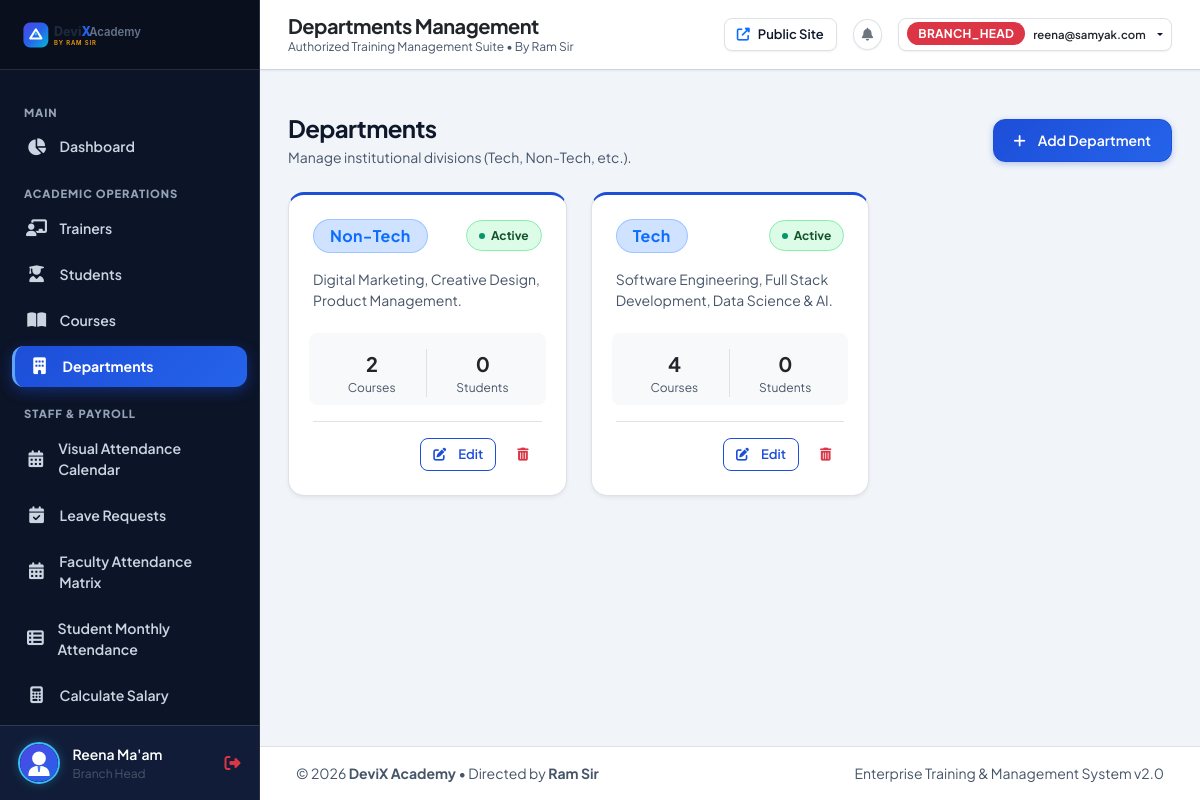
The app's page /branch-head/departments/ (signed in) with its own data.
### accounts/models.py (models this page shows, shortened)
class User(AbstractUser):
    class Role(models.TextChoices):
        BRANCH_HEAD = 'BRANCH_HEAD', 'Branch Head'
        TRAINER = 'TRAINER', 'Trainer'
        STUDENT = 'STUDENT', 'Student'
    role = models.CharField(
        max_length=20,
        choices=Role.choices,
        default=Role.STUDENT,
        help_text="Role defines the access level and dashboard view."
    )
    phone = models.CharField(
        max_length=20,
        blank=True,
        null=True,
        unique=True,
        help_text="Contact phone number."
    )
    must_change_password = models.BooleanField(
        default=False,
        help_text="If set, user will be prompted to change password on first login."
    )
    created_at = models.DateTimeField(auto_now_add=True)
    updated_at = models.DateTimeField(auto_now=True)
    class Meta:
        verbose_name = 'User'
        verbose_name_plural = 'Users'
        ordering = ['-date_joined']
    @property
    def is_branch_head(self):
        return self.role == self.Role.BRANCH_HEAD
    @property
    def is_trainer(self):
        return self.role == self.Role.TRAINER
    @property
    def is_student(self):
        return self.role == self.Role.STUDENT
    @property
    def display_name(self):
        if self.first_name or self.last_name:
            return f"{self.first_name} {self.last_name}".strip()
        return self.username

### academy/models.py (models this page shows, shortened)
class Department(models.Model):
    name = models.CharField(max_length=100, unique=True, help_text="e.g. Tech, Non-Tech")
    description = models.TextField(blank=True)
    is_active = models.BooleanField(default=True)
    created_at = models.DateTimeField(auto_now_add=True)
    class Meta:
        ordering = ['name']

### academy/views_branch_head.py (the view)
@branch_head_required
def department_list(request):
    departments = Department.objects.annotate(
        course_count=Count('courses'),
        student_count=Count('students')
    ).order_by('name')
    return render(request, 'branch_head/department_list.html', {'departments': departments})

### templates/branch_head/department_list.html (shortened to what this page needs)
{% extends 'base.html' %}
{% block page_title %}Departments Management{% endblock %}
{% block content %}
<div class="d-flex flex-wrap align-items-center justify-content-between gap-3 mb-4">
    <div>
        <h4 class="fw-bold mb-1">Departments</h4>
        <p class="text-muted small mb-0">Manage institutional divisions (Tech, Non-Tech, etc.).</p>
    </div>
    <a href="{% url 'branch_head:department_add' %}" class="btn btn-primary">
        <i class="fas fa-plus me-1"></i> Add Department
    </a>
</div>
<div class="row g-4">
    {% for dept in departments %}
        <div class="col-md-6 col-lg-4">
            <div class="card border h-100" style="border-top: 3px solid #1d4ed8 !important;">
                <div class="card-body p-4">
                    <div class="d-flex align-items-center justify-content-between mb-3">
                        <span class="badge bg-primary-subtle text-primary border border-primary border-opacity-25 px-3 py-2 fs-6">
                            {{ dept.name }}
                        </span>
                        {% if dept.is_active %}
                            <span class="badge-present">Active</span>
                        {% else %}
                            <span class="badge-absent">Inactive</span>
                        {% endif %}
                    </div>
                    <p class="text-muted small mb-4" style="min-height: 48px;">
                        {{ dept.description|default:"No description provided." }}
                    </p>
                    <div class="row g-2 text-center p-2 bg-light rounded-3 mb-3 small">
                        <div class="col-6 border-end">
                            <span class="fw-bold text-dark fs-5">{{ dept.course_count }}</span>
                            <div class="text-muted" style="font-size: 0.75rem;">Courses</div>
                        </div>
                        <div class="col-6">
                            <span class="fw-bold text-dark fs-5">{{ dept.student_count }}</span>
                            <div class="text-muted" style="font-size: 0.75rem;">Students</div>
                        </div>
                    </div>
                    <div class="d-flex justify-content-end gap-2 border-top pt-3">
                        <a href="{% url 'branch_head:department_edit' dept.pk %}" class="btn btn-outline-primary btn-sm">
                            <i class="fas fa-edit me-1"></i> Edit
                        </a>
                        <button type="button" class="btn btn-outline-danger btn-sm"
                            data-bs-toggle="modal"
                            data-bs-target="#deleteConfirmModal"
                            data-delete-url="{% url 'branch_head:department_delete' dept.pk %}"
                            data-item-name="{{ dept.name }}"
                            data-item-type="Department">
                            <i class="fas fa-trash-alt"></i>
                        </button>
                    </div>
                </div>
            </div>
        </div>
    {% empty %}
        <div class="col-12 text-center py-5 text-muted">No departments configured yet.</div>
    {% endfor %}
</div>
{% endblock %}

### templates/base.html (shortened to what this page needs)
{% load static %}
<!DOCTYPE html>
<html lang="en">
<head>
    <link href="https://cdn.jsdelivr.net/npm/bootstrap@5.3.3/dist/css/bootstrap.min.css" rel="stylesheet">
    <link rel="stylesheet" href="https://cdnjs.cloudflare.com/ajax/libs/font-awesome/6.5.2/css/all.min.css">
    <link rel="stylesheet" href="{% static 'css/style.css' %}">
</head>
<body>
    {% if user.is_authenticated and not is_public_page %}
    <div class="app-wrapper">
        <aside class="app-sidebar">
            <div class="sidebar-header">
                <a href="{% url 'accounts:role_redirect' %}" class="sidebar-brand">
                    <img src="{% static 'images/logo.svg' %}" alt="DeviX Logo" height="34">
                </a>
            </div>
            <div class="sidebar-menu">
                {% if user.is_branch_head %}
                    <div class="menu-category">Main</div>
                    <a href="{% url 'branch_head:dashboard' %}" class="nav-item-link {% if request.resolver_match.url_name == 'dashboard' %}active{% endif %}">
                        <i class="fas fa-chart-pie"></i>
                        <span>Dashboard</span>
                    </a>
                    <div class="menu-category">Academic Operations</div>
                    <a href="{% url 'branch_head:trainer_list' %}" class="nav-item-link {% if 'trainer' in request.resolver_match.url_name and 'report' not in request.resolver_match.url_name %}active{% endif %}">
                        <i class="fas fa-chalkboard-teacher"></i>
                        <span>Trainers</span>
                    </a>
                    <a href="{% url 'branch_head:student_list' %}" class="nav-item-link {% if 'student' in request.resolver_match.url_name %}active{% endif %}">
                        <i class="fas fa-user-graduate"></i>
                        <span>Students</span>
                    </a>
                    <a href="{% url 'branch_head:course_list' %}" class="nav-item-link {% if 'course' in request.resolver_match.url_name %}active{% endif %}">
                        <i class="fas fa-book-open"></i>
                        <span>Courses</span>
                    </a>
                    <a href="{% url 'branch_head:department_list' %}" class="nav-item-link {% if 'department' in request.resolver_match.url_name %}active{% endif %}">
                        <i class="fas fa-building"></i>
                        <span>Departments</span>
                    </a>
                    <div class="menu-category">Staff & Payroll</div>
                    <a href="{% url 'branch_head:attendance_calendar' %}" class="nav-item-link {% if 'attendance_calendar' in request.resolver_match.url_name %}active{% endif %}">
                        <i class="fas fa-calendar-days"></i>
                        <span>Visual Attendance Calendar</span>
                    </a>
                    <a href="{% url 'branch_head:leave_list' %}" class="nav-item-link {% if 'leave' in request.resolver_match.url_name %}active{% endif %}">
                        <i class="fas fa-calendar-check"></i>
                        <span>Leave Requests</span>
                    </a>
                    <a href="{% url 'branch_head:trainer_attendance_report' %}" class="nav-item-link {% if request.resolver_match.url_name == 'trainer_attendance_report' %}active{% endif %}">
                        <i class="fas fa-calendar-alt"></i>
                        <span>Faculty Attendance Matrix</span>
                    </a>
                    <a href="{% url 'branch_head:student_attendance_report' %}" class="nav-item-link {% if request.resolver_match.url_name == 'student_attendance_report' %}active{% endif %}">
                        <i class="fas fa-table-list"></i>
                        <span>Student Monthly Attendance</span>
                    </a>
                    <a href="{% url 'branch_head:salary_calculator' %}" class="nav-item-link {% if 'salary_calculator' in request.resolver_match.url_name %}active{% endif %}">
                        <i class="fas fa-calculator"></i>
                        <span>Calculate Salary</span>
                    </a>
                    <a href="{% url 'branch_head:salary_records' %}" class="nav-item-link {% if 'salary_records' in request.resolver_match.url_name or 'salary_slip' in request.resolver_match.url_name %}active{% endif %}">
                    </a>
                {% endif %}
            </div>
            <div class="sidebar-footer">
                <div class="user-badge">
                    <img src="{% if user.is_trainer and user.trainer_profile %}{{ user.trainer_profile.profile_picture_url }}{% elif user.is_student and user.student_profile %}{{ user.student_profile.profile_picture_url }}{% else %}{% static 'images/default-trainer.svg' %}{% endif %}" alt="Avatar" class="user-avatar-sm">
                    <div class="user-info flex-grow-1 overflow-hidden">
                        <div class="text-truncate fw-semibold text-white small">{{ user.display_name }}</div>
                        <div class="text-truncate text-muted" style="font-size: 0.75rem;">{{ user.get_role_display }}</div>
                    </div>
                    <a href="{% url 'accounts:logout' %}" class="text-danger" title="Logout">
                        <i class="fas fa-sign-out-alt"></i>
                    </a>
                </div>
            </div>
        </aside>
        <div class="app-main">
            <header class="app-topbar">
                <div class="d-flex align-items-center gap-3">
                    <div>
                        <h5 class="mb-0 fw-bold text-dark d-none d-sm-block">{% block page_title %}DeviX Academy{% endblock %}</h5>
                        <div class="text-muted d-none d-md-block" style="font-size: 0.75rem;">Authorized Training Management Suite &bull; By Ram Sir</div>
                    </div>
                </div>
                <div class="d-flex align-items-center gap-2 gap-sm-3">
                    <a href="{% url 'public_home' %}" class="btn btn-light btn-sm border" target="_blank" title="View Public Portal">
                        <i class="fas fa-external-link-alt text-primary"></i> <span class="d-none d-md-inline">Public Site</span>
                    </a>
                    <div class="dropdown" id="notificationDropdownContainer">
                        <button class="btn btn-light btn-sm border position-relative p-2 rounded-circle" type="button" id="notifDropdownBtn" data-bs-toggle="dropdown" aria-expanded="false" title="Activity Notifications">
                            <i class="fas fa-bell text-secondary"></i>
                        </button>
                    </div>
                    <div class="dropdown">
                        <button class="btn btn-light btn-sm dropdown-toggle d-flex align-items-center gap-2 border px-2 py-1" type="button" data-bs-toggle="dropdown">
                            <span class="badge {% if user.is_branch_head %}bg-danger{% elif user.is_trainer %}bg-primary{% else %}bg-success{% endif %} text-uppercase">{{ user.role }}</span>
                            <span class="fw-semibold small d-none d-md-inline text-dark">{{ user.username }}</span>
                        </button>
                    </div>
                </div>
            </header>
            <div class="px-4 pt-3">
            </div>
            <main class="app-content">
                {% block content %}{% endblock %}
            </main>
            <footer class="py-3 px-4 bg-white border-top text-center text-muted small mt-auto no-print">
                <div class="container-fluid d-flex flex-wrap align-items-center justify-content-between gap-2">
                    <span>&copy; {% now "Y" %} <strong>DeviX Academy</strong> &bull; Directed by <strong>Ram Sir</strong></span>
                    <span class="text-muted">Enterprise Training & Management System v2.0</span>
                </div>
            </footer>
        </div>
    </div>
    {% endif %}
</body>
</html>

### records on screen
User: display_name "Reena Ma'am", role "Branch Head", role "BRANCH_HEAD", username "reena@samyak.com"
Department: name "Non-Tech", is_active "Active", description "Digital Marketing, Creative Design, Product Management.", course_count "2", student_count "0"
Department: name "Tech", is_active "Active", description "Software Engineering, Full Stack Development, Data Science & AI.", course_count "4", student_count "0"
